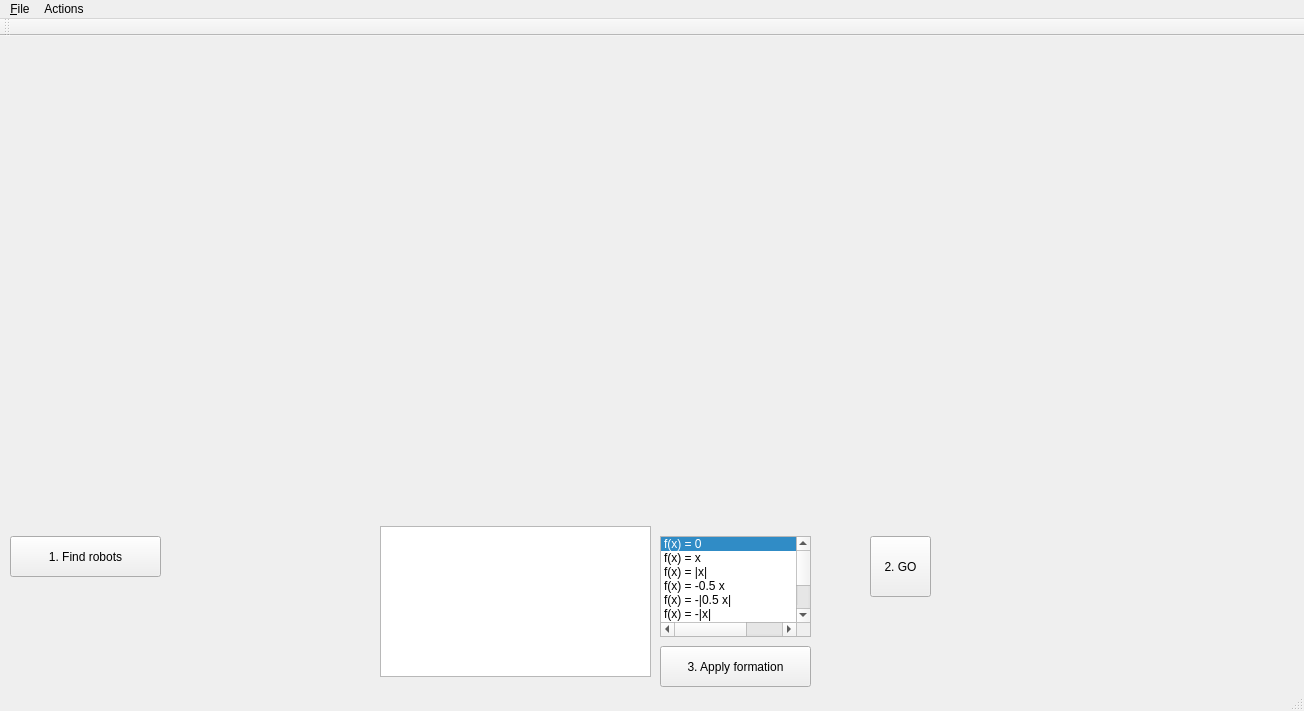
<?xml version="1.0" encoding="UTF-8"?>
<ui version="4.0">
 <class>FormationControlClass</class>
 <widget class="QMainWindow" name="FormationControlClass">
  <property name="geometry">
   <rect>
    <x>0</x>
    <y>0</y>
    <width>1304</width>
    <height>711</height>
   </rect>
  </property>
  <property name="windowTitle">
   <string>FormationControl</string>
  </property>
  <widget class="QWidget" name="centralWidget">
   <widget class="CameraWidget" name="cameraWidget" native="true">
    <property name="geometry">
     <rect>
      <x>9</x>
      <y>9</y>
      <width>640</width>
      <height>480</height>
     </rect>
    </property>
    <property name="sizePolicy">
     <sizepolicy hsizetype="Expanding" vsizetype="Expanding">
      <horstretch>0</horstretch>
      <verstretch>0</verstretch>
     </sizepolicy>
    </property>
    <property name="minimumSize">
     <size>
      <width>640</width>
      <height>480</height>
     </size>
    </property>
   </widget>
   <widget class="GLWindow" name="glwindow" native="true">
    <property name="geometry">
     <rect>
      <x>660</x>
      <y>10</y>
      <width>640</width>
      <height>480</height>
     </rect>
    </property>
    <property name="minimumSize">
     <size>
      <width>640</width>
      <height>480</height>
     </size>
    </property>
   </widget>
   <widget class="QPushButton" name="btnApplyFormation">
    <property name="geometry">
     <rect>
      <x>660</x>
      <y>610</y>
      <width>151</width>
      <height>41</height>
     </rect>
    </property>
    <property name="text">
     <string>3. Apply formation</string>
    </property>
   </widget>
   <widget class="QListWidget" name="lstFormations">
    <property name="geometry">
     <rect>
      <x>660</x>
      <y>500</y>
      <width>151</width>
      <height>101</height>
     </rect>
    </property>
    <property name="currentRow">
     <number>0</number>
    </property>
    <item>
     <property name="text">
      <string>f(x) = 0</string>
     </property>
    </item>
    <item>
     <property name="text">
      <string>f(x) = x</string>
     </property>
    </item>
    <item>
     <property name="text">
      <string>f(x) = |x|</string>
     </property>
    </item>
    <item>
     <property name="text">
      <string>f(x) = -0.5 x</string>
     </property>
    </item>
    <item>
     <property name="text">
      <string>f(x) = -|0.5 x|</string>
     </property>
    </item>
    <item>
     <property name="text">
      <string>f(x) = -|x|</string>
     </property>
    </item>
    <item>
     <property name="text">
      <string>f(x) = x^2</string>
     </property>
    </item>
    <item>
     <property name="text">
      <string>f(x) = x^3</string>
     </property>
    </item>
    <item>
     <property name="text">
      <string>f(x) = {sqrt(x),  x &gt;= 0 | -sqrt|x|, x &lt; 0}</string>
     </property>
    </item>
    <item>
     <property name="text">
      <string>f(x) = 0.05 sin(10 x)</string>
     </property>
    </item>
   </widget>
   <widget class="QPushButton" name="btnGo">
    <property name="geometry">
     <rect>
      <x>870</x>
      <y>500</y>
      <width>61</width>
      <height>61</height>
     </rect>
    </property>
    <property name="text">
     <string>2. GO</string>
    </property>
   </widget>
   <widget class="QPushButton" name="btnFindRobots">
    <property name="geometry">
     <rect>
      <x>10</x>
      <y>500</y>
      <width>151</width>
      <height>41</height>
     </rect>
    </property>
    <property name="text">
     <string>1. Find robots</string>
    </property>
   </widget>
   <widget class="QPlainTextEdit" name="stdoutput">
    <property name="geometry">
     <rect>
      <x>380</x>
      <y>490</y>
      <width>271</width>
      <height>151</height>
     </rect>
    </property>
   </widget>
  </widget>
  <widget class="QMenuBar" name="menuBar">
   <property name="geometry">
    <rect>
     <x>0</x>
     <y>0</y>
     <width>1304</width>
     <height>21</height>
    </rect>
   </property>
   <widget class="QMenu" name="menu_File">
    <property name="title">
     <string>&amp;File</string>
    </property>
    <addaction name="actionE_xit"/>
   </widget>
   <widget class="QMenu" name="menuActions">
    <property name="title">
     <string>Actions</string>
    </property>
    <addaction name="actionNew_Terminal"/>
    <addaction name="actionOpen_ports"/>
   </widget>
   <addaction name="menu_File"/>
   <addaction name="menuActions"/>
  </widget>
  <widget class="QToolBar" name="mainToolBar">
   <attribute name="toolBarArea">
    <enum>TopToolBarArea</enum>
   </attribute>
   <attribute name="toolBarBreak">
    <bool>false</bool>
   </attribute>
  </widget>
  <widget class="QStatusBar" name="statusBar"/>
  <action name="actionE_xit">
   <property name="text">
    <string>E&amp;xit</string>
   </property>
  </action>
  <action name="actionNew_Terminal">
   <property name="text">
    <string>New Terminal</string>
   </property>
  </action>
  <action name="actionOpen_ports">
   <property name="text">
    <string>Open ports</string>
   </property>
  </action>
 </widget>
 <layoutdefault spacing="6" margin="11"/>
 <customwidgets>
  <customwidget>
   <class>CameraWidget</class>
   <extends>QWidget</extends>
   <header location="global">camerawidget.h</header>
   <container>1</container>
  </customwidget>
  <customwidget>
   <class>GLWindow</class>
   <extends>QWidget</extends>
   <header location="global">glwindow.h</header>
   <container>1</container>
  </customwidget>
 </customwidgets>
 <resources>
  <include location="formationcontrol.qrc"/>
 </resources>
 <connections/>
</ui>
